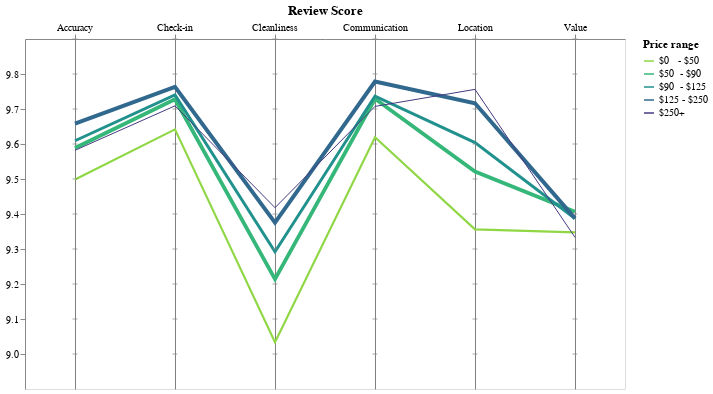

Notebook cell for this chart:
### Code cell
data = pd.melt(
    scores.reset_index(), 
    id_vars=["Price range"], 
    value_vars=["Accuracy", "Cleanliness", "Check-in", "Communication", "Location", "Value"], 
    var_name="Score Type",
    value_name="Score"
)

data = data.merge(scores["count"].reset_index(), on="Price range")

line = alt.Chart(data).mark_line().encode(
    x=alt.X(
        'Score Type:N', 
        title="",
        axis=alt.Axis(orient='top', labelAngle=0, grid=True, gridColor="grey")
    ),
    y=alt.Y(
        'Score:Q', 
        scale=alt.Scale(clamp=True, domain=[data["Score"].min()*0.99, data["Score"].max()*1.01]),
        axis=alt.Axis(title="", grid=False, values=np.arange(90, 99, 1)/10)
    ),
    color=alt.Color(
        'Price range:O', 
        scale=alt.Scale(
            scheme='viridis',
            reverse=True,
            domain=data["Price range"].cat.categories.values.tolist()[::1]
        )
    ),
    size=alt.Size("count:Q", scale=alt.Scale(type="log"), legend=None)
)

tick_data = pd.DataFrame({
    "Score Type": ["Accuracy", "Cleanliness", "Check-in", "Communication", "Location", "Value"] * 10,
    "Tick": np.repeat(np.arange(90, 100, 1)/10, 6)
})
tick = alt.Chart(tick_data).mark_tick(
    color='grey',
    thickness=1,
    size=5,
).encode(
    x='Score Type:N',
    y='Tick:Q'
)

(line + tick).properties(
    width=600, height=350, title="Review Score"
)

### Figure 1 — Vega-Lite specification as saved in the notebook (floating-point values rounded to 4 significant figures)
{"config": {"view": {"continuousWidth": 400, "continuousHeight": 300}}, "layer": [{"data": {"name": "data-60039bdce9259bb97f2d2950a6ba5d15"}, "mark": "line", "encoding": {"color": {"type": "ordinal", "field": "Price range", "scale": {"domain": ["$0   - $50 ", "$50  - $90 ", "$90  - $125", "$125 - $250", "   $250+   "], "reverse": true, "scheme": "viridis"}}, "size": {"type": "quantitative", "field": "count", "legend": null, "scale": {"type": "log"}}, "x": {"type": "nominal", "axis": {"grid": true, "gridColor": "grey", "labelAngle": 0, "orient": "top"}, "field": "Score Type", "title": ""}, "y": {"type": "quantitative", "axis": {"grid": false, "title": "", "values": [9.0, 9.1, 9.2, 9.3, 9.4, 9.5, 9.6, 9.7, 9.8]}, "field": "Score", "scale": {"clamp": true, "domain": [8.943, 9.876]}}}}, {"data": {"name": "data-33c1f43529ca73f0707b9bfa7ceb9c32"}, "mark": {"type": "tick", "color": "grey", "size": 5, "thickness": 1}, "encoding": {"x": {"type": "nominal", "field": "Score Type"}, "y": {"type": "quantitative", "field": "Tick"}}}], "height": 350, "title": "Review Score", "width": 600, "$schema": "https://vega.github.io/schema/vega-lite/v4.8.1.json", "datasets": {"data-60039bdce9259bb97f2d2950a6ba5d15": [{"Price range": "$0   - $50 ", "Score Type": "Accuracy", "Score": 9.498, "count": 5045}, {"Price range": "$0   - $50 ", "Score Type": "Cleanliness", "Score": 9.034, "count": 5045}, {"Price range": "$0   - $50 ", "Score Type": "Check-in", "Score": 9.642, "count": 5045}, {"Price range": "$0   - $50 ", "Score Type": "Communication", "Score": 9.619, "count": 5045}, {"Price range": "$0   - $50 ", "Score Type": "Location", "Score": 9.356, "count": 5045}, {"Price range": "$0   - $50 ", "Score Type": "Value", "Score": 9.347, "count": 5045}, {"Price range": "$50  - $90 ", "Score Type": "Accuracy", "Score": 9.589, "count": 10164}, {"Price range": "$50  - $90 ", "Score Type": "Cleanliness", "Score": 9.214, "count": 10164}, {"Price range": "$50  - $90 ", "Score Type": "Check-in", "Score": 9.728, "count": 10164}, {"Price range": "$50  - $90 ", "Score Type": "Communication", "Score": 9.729, "count": 10164}, {"Price range": "$50  - $90 ", "Score Type": "Location", "Score": 9.521, "count": 10164}, {"Price range": "$50  - $90 ", "Score Type": "Value", "Score": 9.407, "count": 10164}, {"Price range": "$90  - $125", "Score Type": "Accuracy", "Score": 9.609, "count": 7061}, {"Price range": "$90  - $125", "Score Type": "Cleanliness", "Score": 9.292, "count": 7061}, {"Price range": "$90  - $125", "Score Type": "Check-in", "Score": 9.74, "count": 7061}, {"Price range": "$90  - $125", "Score Type": "Communication", "Score": 9.737, "count": 7061}, {"Price range": "$90  - $125", "Score Type": "Location", "Score": 9.604, "count": 7061}, {"Price range": "$90  - $125", "Score Type": "Value", "Score": 9.387, "count": 7061}, {"Price range": "$125 - $250", "Score Type": "Accuracy", "Score": 9.658, "count": 10781}, {"Price range": "$125 - $250", "Score Type": "Cleanliness", "Score": 9.375, "count": 10781}, {"Price range": "$125 - $250", "Score Type": "Check-in", "Score": 9.763, "count": 10781}, {"Price range": "$125 - $250", "Score Type": "Communication", "Score": 9.778, "count": 10781}, {"Price range": "$125 - $250", "Score Type": "Location", "Score": 9.716, "count": 10781}, {"Price range": "$125 - $250", "Score Type": "Value", "Score": 9.387, "count": 10781}, {"Price range": "   $250+   ", "Score Type": "Accuracy", "Score": 9.582, "count": 3124}, {"Price range": "   $250+   ", "Score Type": "Cleanliness", "Score": 9.418, "count": 3124}, {"Price range": "   $250+   ", "Score Type": "Check-in", "Score": 9.709, "count": 3124}, {"Price range": "   $250+   ", "Score Type": "Communication", "Score": 9.707, "count": 3124}, {"Price range": "   $250+   ", "Score Type": "Location", "Score": 9.756, "count": 3124}, {"Price range": "   $250+   ", "Score Type": "Value", "Score": 9.333, "count": 3124}], "data-33c1f43529ca73f0707b9bfa7ceb9c32": [{"Score Type": "Accuracy", "Tick": 9.0}, {"Score Type": "Cleanliness", "Tick": 9.0}, {"Score Type": "Check-in", "Tick": 9.0}, {"Score Type": "Communication", "Tick": 9.0}, {"Score Type": "Location", "Tick": 9.0}, {"Score Type": "Value", "Tick": 9.0}, {"Score Type": "Accuracy", "Tick": 9.1}, {"Score Type": "Cleanliness", "Tick": 9.1}, {"Score Type": "Check-in", "Tick": 9.1}, {"Score Type": "Communication", "Tick": 9.1}, {"Score Type": "Location", "Tick": 9.1}, {"Score Type": "Value", "Tick": 9.1}, {"Score Type": "Accuracy", "Tick": 9.2}, {"Score Type": "Cleanliness", "Tick": 9.2}, {"Score Type": "Check-in", "Tick": 9.2}, {"Score Type": "Communication", "Tick": 9.2}, {"Score Type": "Location", "Tick": 9.2}, {"Score Type": "Value", "Tick": 9.2}, {"Score Type": "Accuracy", "Tick": 9.3}, {"Score Type": "Cleanliness", "Tick": 9.3}, {"Score Type": "Check-in", "Tick": 9.3}, {"Score Type": "Communication", "Tick": 9.3}, {"Score Type": "Location", "Tick": 9.3}, {"Score Type": "Value", "Tick": 9.3}, {"Score Type": "Accuracy", "Tick": 9.4}, {"Score Type": "Cleanliness", "Tick": 9.4}, {"Score Type": "Check-in", "Tick": 9.4}, {"Score Type": "Communication", "Tick": 9.4}, {"Score Type": "Location", "Tick": 9.4}, {"Score Type": "Value", "Tick": 9.4}, {"Score Type": "Accuracy", "Tick": 9.5}, {"Score Type": "Cleanliness", "Tick": 9.5}, {"Score Type": "Check-in", "Tick": 9.5}, {"Score Type": "Communication", "Tick": 9.5}, {"Score Type": "Location", "Tick": 9.5}, {"Score Type": "Value", "Tick": 9.5}, {"Score Type": "Accuracy", "Tick": 9.6}, {"Score Type": "Cleanliness", "Tick": 9.6}, {"Score Type": "Check-in", "Tick": 9.6}, {"Score Type": "Communication", "Tick": 9.6}, {"Score Type": "Location", "Tick": 9.6}, {"Score Type": "Value", "Tick": 9.6}, {"Score Type": "Accuracy", "Tick": 9.7}, {"Score Type": "Cleanliness", "Tick": 9.7}, {"Score Type": "Check-in", "Tick": 9.7}, {"Score Type": "Communication", "Tick": 9.7}, {"Score Type": "Location", "Tick": 9.7}, {"Score Type": "Value", "Tick": 9.7}, {"Score Type": "Accuracy", "Tick": 9.8}, {"Score Type": "Cleanliness", "Tick": 9.8}, {"Score Type": "Check-in", "Tick": 9.8}, {"Score Type": "Communication", "Tick": 9.8}, {"Score Type": "Location", "Tick": 9.8}, {"Score Type": "Value", "Tick": 9.8}, {"Score Type": "Accuracy", "Tick": 9.9}, {"Score Type": "Cleanliness", "Tick": 9.9}, {"Score Type": "Check-in", "Tick": 9.9}, {"Score Type": "Communication", "Tick": 9.9}, {"Score Type": "Location", "Tick": 9.9}, {"Score Type": "Value", "Tick": 9.9}]}}
